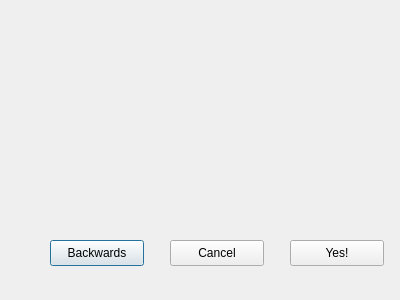
<?xml version="1.0" encoding="UTF-8"?>
<ui version="4.0">
 <class>nextDialogwork1</class>
 <widget class="QDialog" name="nextDialogwork1">
  <property name="geometry">
   <rect>
    <x>0</x>
    <y>0</y>
    <width>400</width>
    <height>300</height>
   </rect>
  </property>
  <property name="windowTitle">
   <string>Dialog</string>
  </property>
  <widget class="QPushButton" name="btnBackwards">
   <property name="geometry">
    <rect>
     <x>50</x>
     <y>240</y>
     <width>94</width>
     <height>26</height>
    </rect>
   </property>
   <property name="text">
    <string>Backwards</string>
   </property>
  </widget>
  <widget class="QPushButton" name="btnCancel">
   <property name="geometry">
    <rect>
     <x>170</x>
     <y>240</y>
     <width>94</width>
     <height>26</height>
    </rect>
   </property>
   <property name="text">
    <string>Cancel</string>
   </property>
  </widget>
  <widget class="QPushButton" name="btnYes">
   <property name="geometry">
    <rect>
     <x>290</x>
     <y>240</y>
     <width>94</width>
     <height>26</height>
    </rect>
   </property>
   <property name="text">
    <string>Yes!</string>
   </property>
  </widget>
 </widget>
 <resources/>
 <connections/>
</ui>
